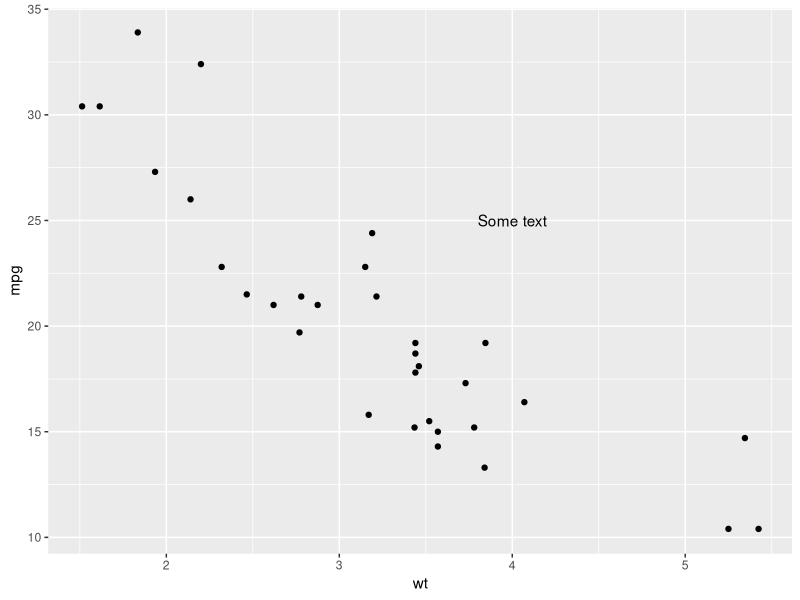
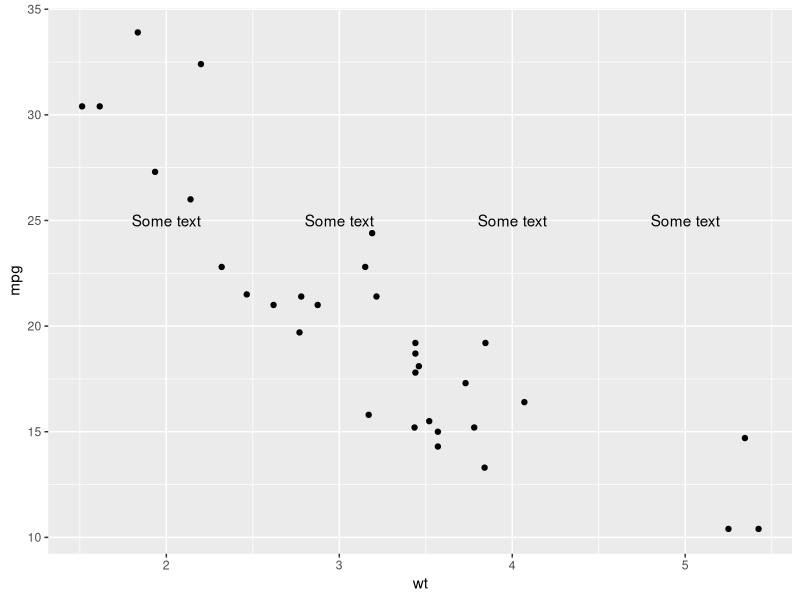
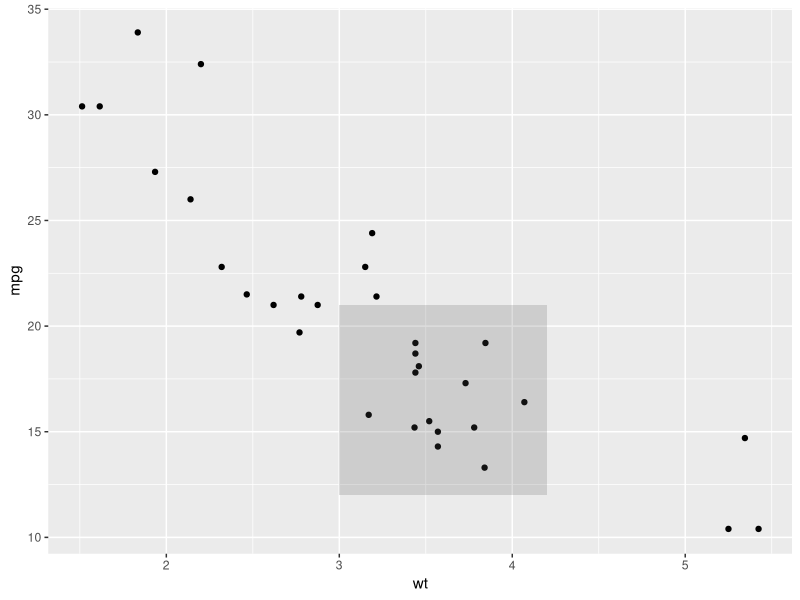
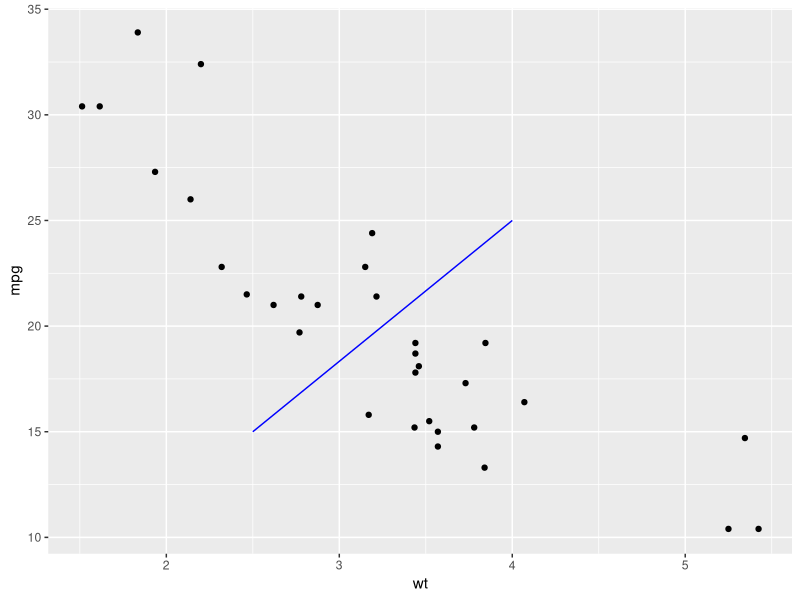
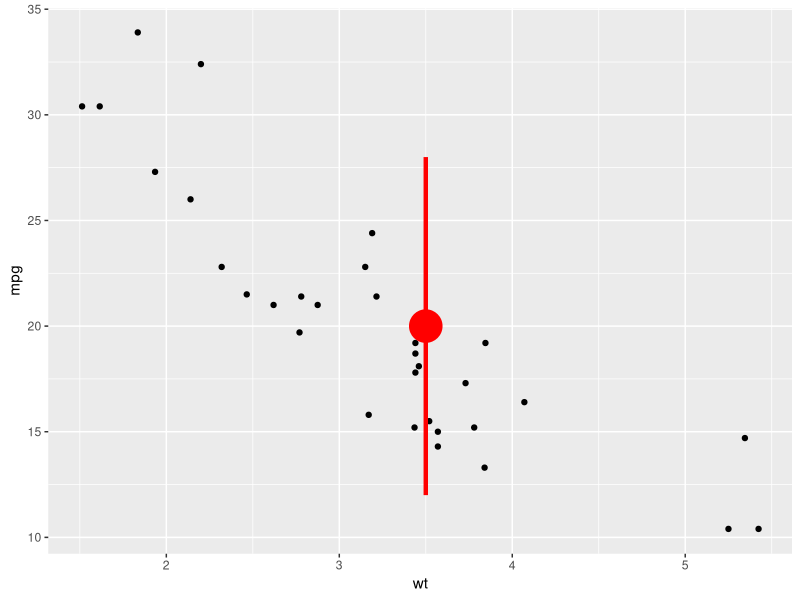
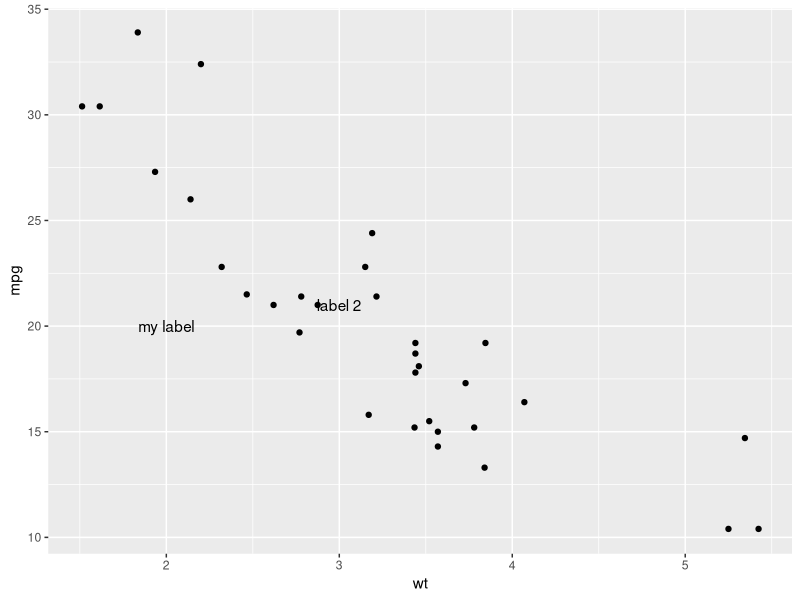
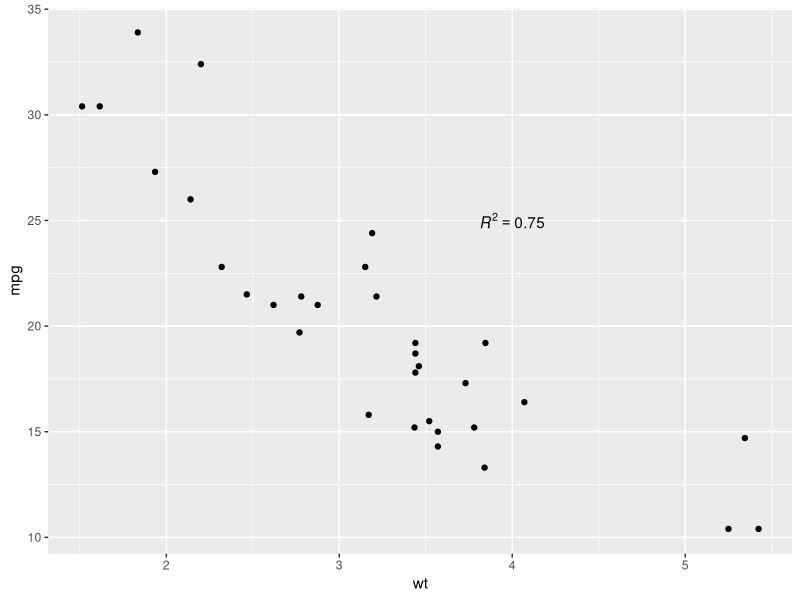
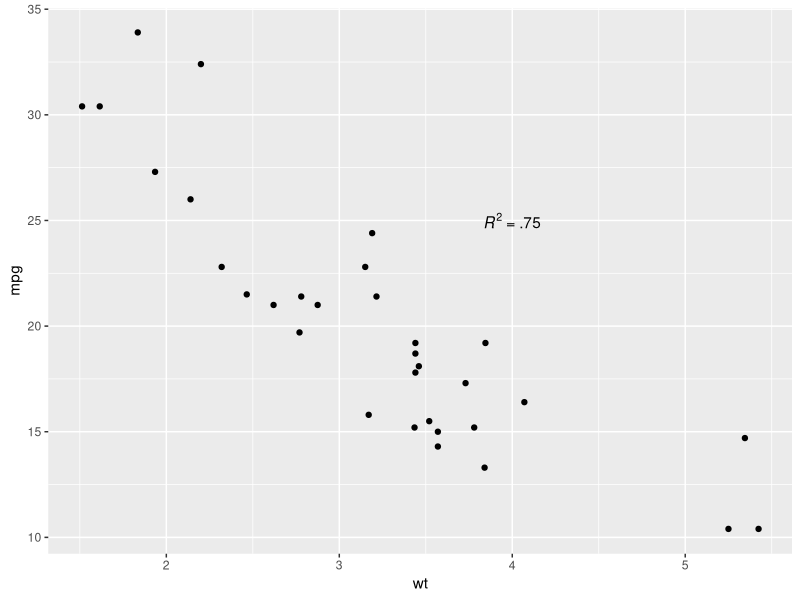

Source code (R) for these figures, in order:
# r2py crawler metadata
# package: ggplot2
# source_type: rd_example
# topic: annotate.Rd
# source_file: C:\Users\bened\AppData\Local\R\win-library\4.5\ggplot2\help
# lines: 17

suppressPackageStartupMessages(library(ggplot2))
p <- ggplot(mtcars, aes(x = wt, y = mpg)) + geom_point()
p + annotate("text", x = 4, y = 25, label = "Some text")
p + annotate("text", x = 2:5, y = 25, label = "Some text")
p + annotate("rect", xmin = 3, xmax = 4.2, ymin = 12, ymax = 21,
  alpha = .2)
p + annotate("segment", x = 2.5, xend = 4, y = 15, yend = 25,
  colour = "blue")
p + annotate("pointrange", x = 3.5, y = 20, ymin = 12, ymax = 28,
  colour = "red", size = 2.5, linewidth = 1.5)

p + annotate("text", x = 2:3, y = 20:21, label = c("my label", "label 2"))

p + annotate("text", x = 4, y = 25, label = "italic(R) ^ 2 == 0.75",
  parse = TRUE)
p + annotate("text", x = 4, y = 25,
  label = "paste(italic(R) ^ 2, \" = .75\")", parse = TRUE)
